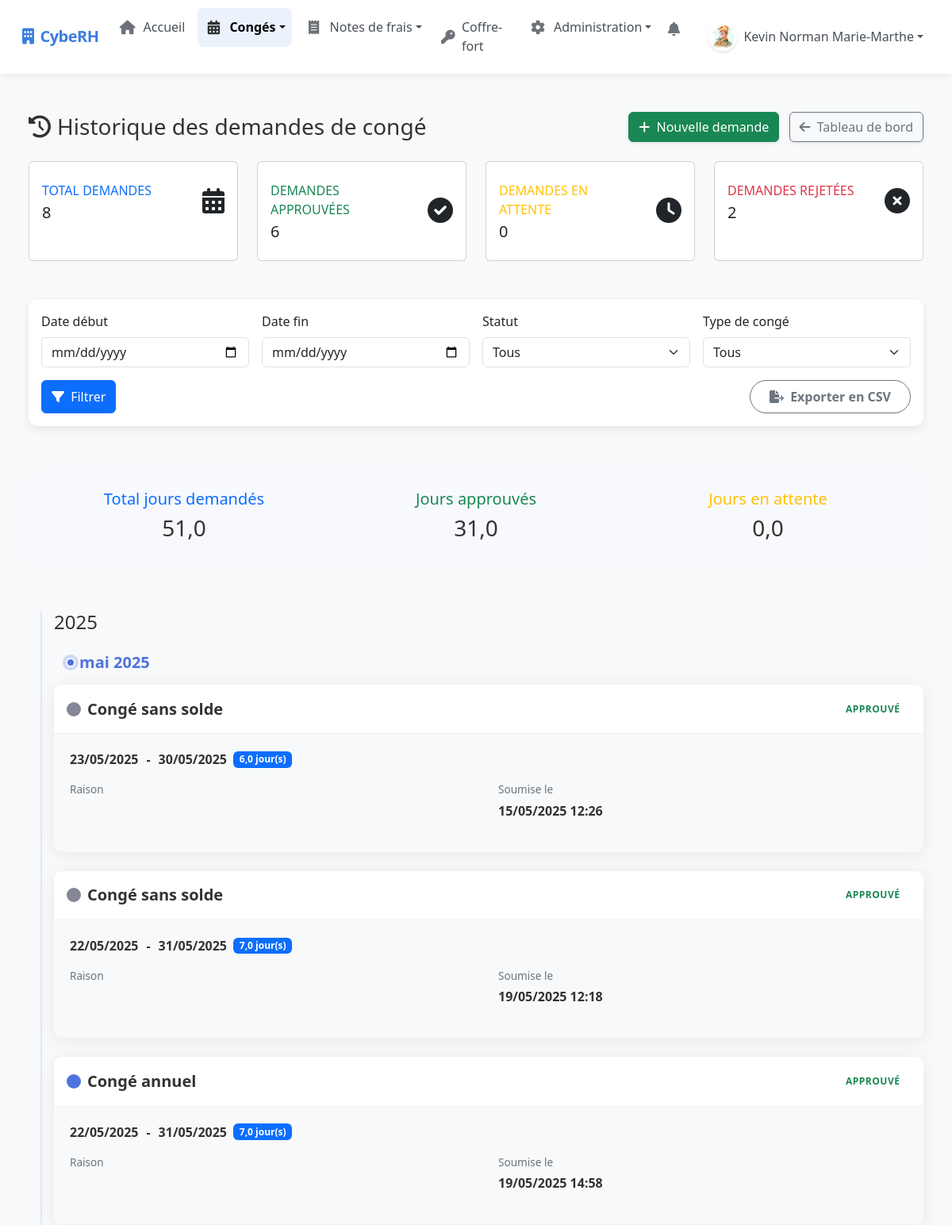
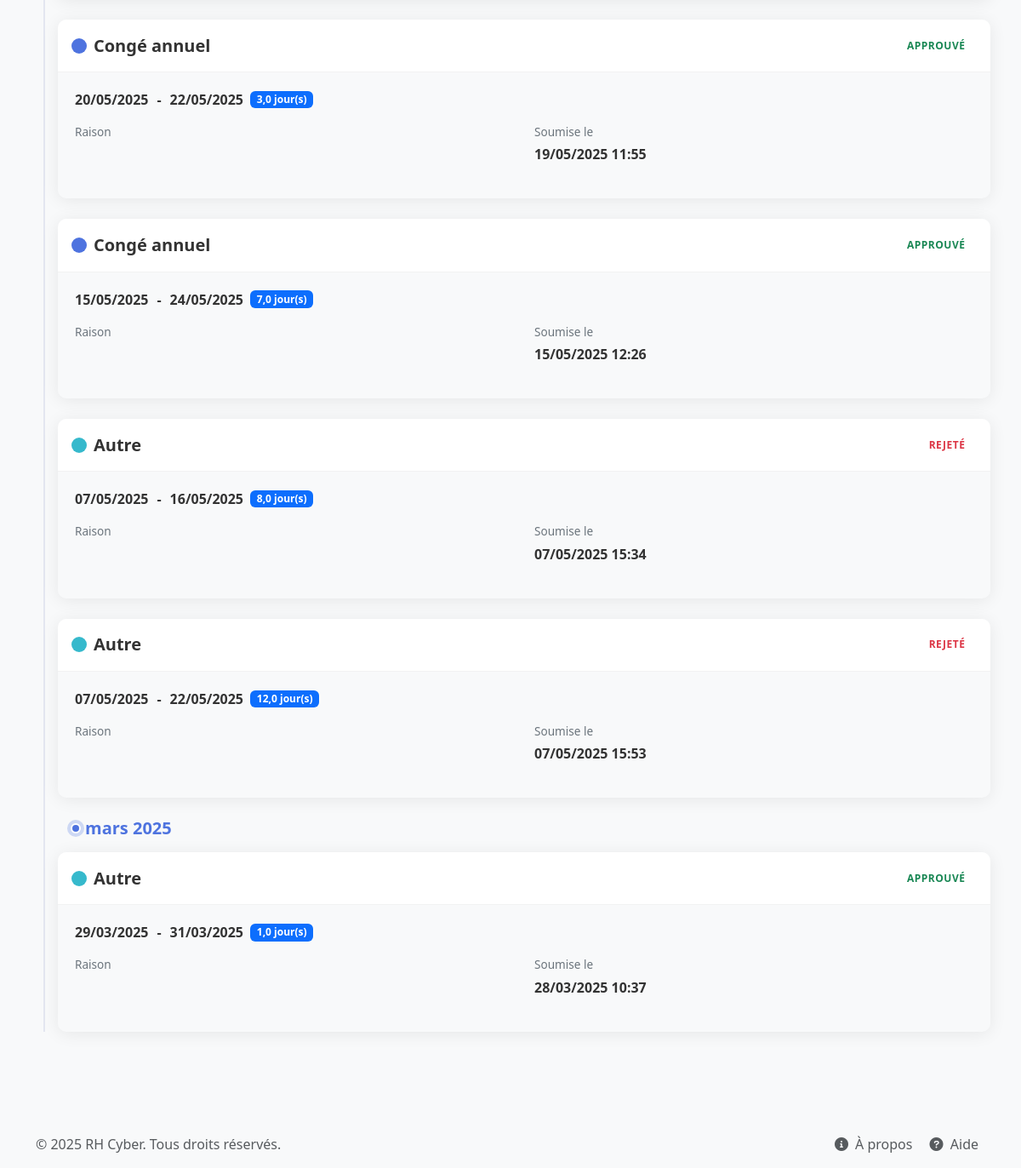
Before: /leave-history/ (signed in) with the older database file (2 pictures, top to bottom).
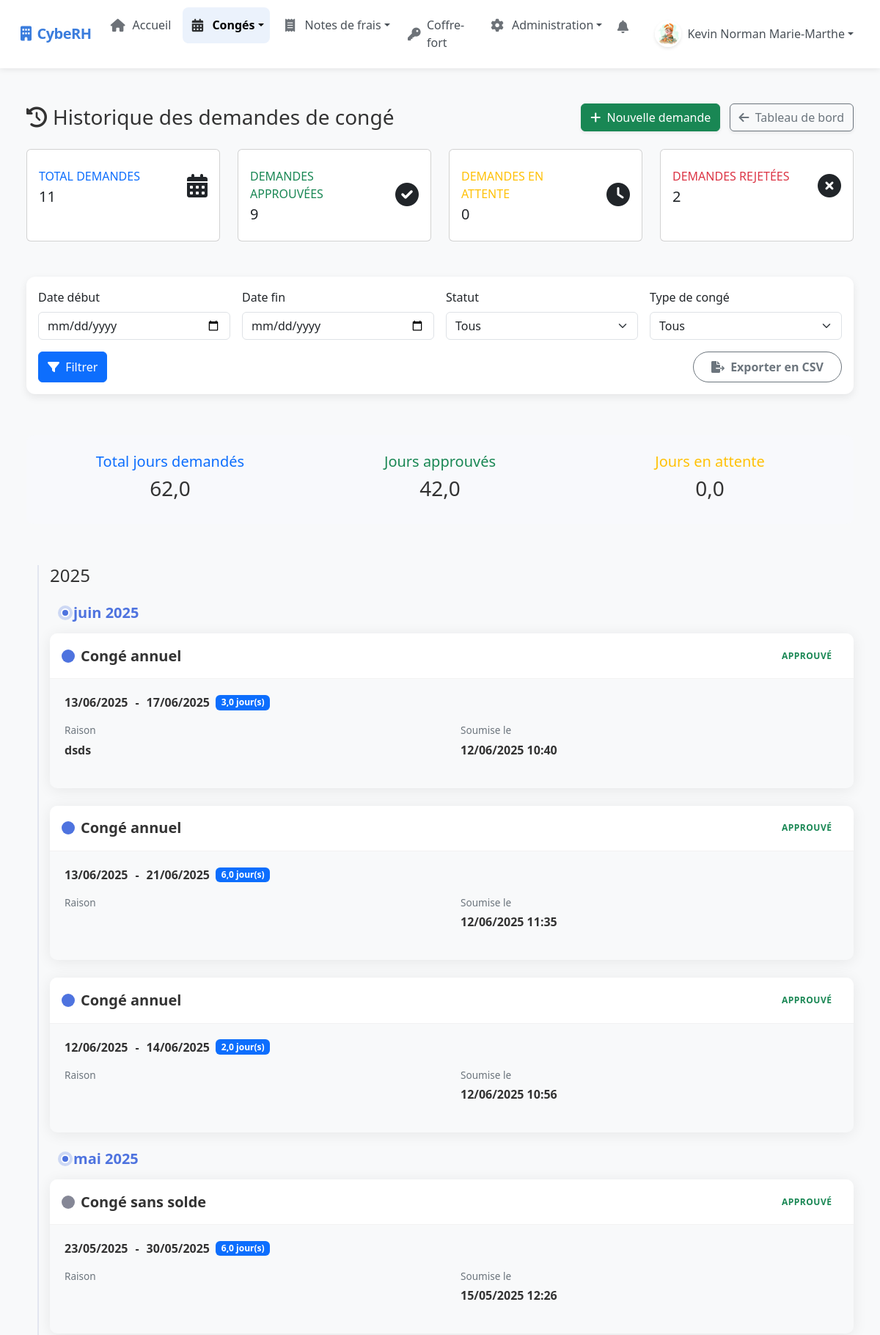
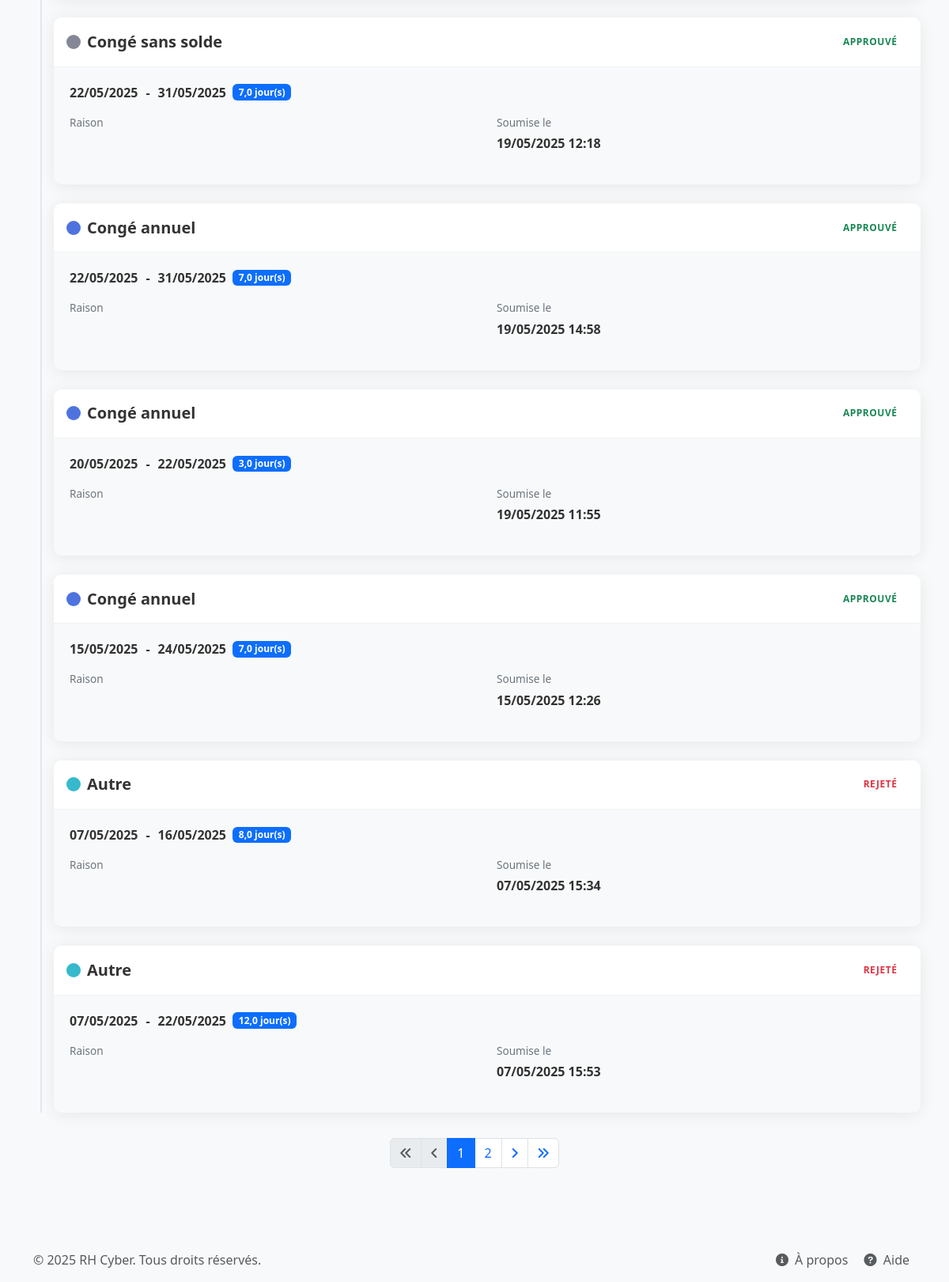
After: the same page with the newer database file (2 pictures, top to bottom).
### rh_management/models.py (models this page shows, shortened)
class LeaveRequest(models.Model):
    LEAVE_TYPES = (
        ('annual', 'Congé annuel'),
        ('sick', 'Congé maladie'),
        ('parental', 'Congé parental'),
        ('unpaid', 'Congé sans solde'),
        ('bereavement', 'Congé pour décès'),
        ('marriage', 'Congé pour mariage'),
        ('moving', 'Congé pour déménagement'),
        ('other', 'Autre')
    )
    STATUS_CHOICES = (
        ('pending', 'En attente'),
        ('approved', 'Approuvé'),
        ('rejected', 'Refusé')
    )
    HALF_DAY_PERIOD_CHOICES = (
        ('morning', 'Matin'),
        ('afternoon', 'Après-midi')
    )
    user = models.ForeignKey(User, on_delete=models.CASCADE, related_name='leave_requests')
    leave_type = models.CharField(max_length=20, choices=LEAVE_TYPES)
    start_date = models.DateField()
    end_date = models.DateField()
    half_day = models.BooleanField(default=False)
    half_day_period = models.CharField(max_length=10, choices=HALF_DAY_PERIOD_CHOICES, default='morning', blank=True)
    reason = models.TextField(blank=True, null=True)
    status = models.CharField(max_length=10, choices=STATUS_CHOICES, default='pending')
    attachment = models.FileField(upload_to='leave_attachments/', blank=True, null=True)
    created_at = models.DateTimeField(auto_now_add=True)
    updated_at = models.DateTimeField(auto_now=True)
    days_requested = models.DecimalField(max_digits=4, decimal_places=1, default=0)
    class Meta:
        ordering = ['-created_at']

### rh_management/views/leave_views.py (the view)
# urls.py: path("leave-history/", leave_history, name="leave_history"),  # Historique des demandes de congé
@login_required
def leave_history(request):
    status = request.GET.get('status', '')
    leave_type = request.GET.get('leave_type', '')
    start_date = request.GET.get('start_date', '')
    end_date = request.GET.get('end_date', '')
    sort_by = request.GET.get('sort_by', '-start_date')  # Par défaut, tri par date de début décroissante
    queryset = LeaveRequest.objects.filter(user=request.user)
    if status:
        queryset = queryset.filter(status=status)
    if leave_type:
        queryset = queryset.filter(leave_type=leave_type)
    if start_date:
        queryset = queryset.filter(start_date__gte=start_date)
    if end_date:
        queryset = queryset.filter(end_date__lte=end_date)
    queryset = queryset.order_by(sort_by)
    query_params = []
    if status:
        query_params.append(f'status={status}')
    if leave_type:
        query_params.append(f'leave_type={leave_type}')
    if start_date:
        query_params.append(f'start_date={start_date}')
    if end_date:
        query_params.append(f'end_date={end_date}')
    if sort_by != '-start_date':
        query_params.append(f'sort_by={sort_by}')
    query_string = '&'.join(query_params)
    stats = {
        'total_count': queryset.count(),
        'pending_count': queryset.filter(status='pending').count(),
        'approved_count': queryset.filter(status='approved').count(),
        'rejected_count': queryset.filter(status='rejected').count(),
        'total_days': sum(leave.days_requested for leave in queryset),
        'approved_days': sum(leave.days_requested for leave in queryset.filter(status='approved')),
        'pending_days': sum(leave.days_requested for leave in queryset.filter(status='pending')),
    }
    paginator = Paginator(queryset, 10)  # 10 items par page
    page_number = request.GET.get('page', 1)
    leave_requests = paginator.get_page(page_number)
    context = {
        'leave_requests': leave_requests,
        'stats': stats,
        'filters': {
            'status': status,
            'leave_type': leave_type,
            'start_date': start_date,
            'end_date': end_date,
            'sort_by': sort_by,
            'query_string': query_string
        }
    }
    return render(request, 'rh_management/leave_history.html', context)

### templates/rh_management/leave_history.html (shortened to what the changed rows need)
{% extends "base.html" %}
{% load custom_filters %}
{% block content %}
<div class="container-fluid py-4">
    <div class="d-sm-flex align-items-center justify-content-between mb-4">
        <h1 class="h3 mb-0 text-gray-800"><i class="fas fa-history me-2"></i>Historique des demandes de congé</h1>
    </div>
    <div class="row mb-4">
        <div class="col-xl-3 col-md-6 mb-4">
            <div class="stats-card card border-left-primary h-100 py-2">
                <div class="card-body">
                    <div class="row no-gutters align-items-center">
                        <div class="col mr-2">
                            <div class="text-xs font-weight-bold text-primary text-uppercase mb-1">
                                Total demandes</div>
                            <div class="h5 mb-0 font-weight-bold text-gray-800">{{ stats.total_count }}</div>
                        </div>
                    </div>
                </div>
            </div>
        </div>
        <div class="col-xl-3 col-md-6 mb-4">
            <div class="stats-card card border-left-success h-100 py-2">
                <div class="card-body">
                    <div class="row no-gutters align-items-center">
                        <div class="col mr-2">
                            <div class="text-xs font-weight-bold text-success text-uppercase mb-1">
                                Demandes approuvées</div>
                            <div class="h5 mb-0 font-weight-bold text-gray-800">{{ stats.approved_count }}</div>
                        </div>
                    </div>
                </div>
            </div>
        </div>
    </div>
    <div class="row mb-4">
        <div class="col-md-12">
            <div class="stats-summary">
                <div class="row">
                    <div class="col-md-4 text-center">
                        <h5 class="text-primary">Total jours demandés</h5>
                        <h3 class="font-weight-bold">{{ stats.total_days|floatformat:1 }}</h3>
                    </div>
                    <div class="col-md-4 text-center">
                        <h5 class="text-success">Jours approuvés</h5>
                        <h3 class="font-weight-bold">{{ stats.approved_days|floatformat:1 }}</h3>
                    </div>
                </div>
            </div>
        </div>
    </div>
    {% if leave_requests %}
    <div class="timeline-container">
        {% regroup leave_requests by start_date.year as leave_by_year %}
        {% for year_group in leave_by_year %}
            <h4 class="year-divider mb-4">{{ year_group.grouper }}</h4>
            {% regroup year_group.list by start_date|date:"F Y" as leave_by_month %}
            {% for month_group in leave_by_month %}
                <h5 class="month-divider mb-3">{{ month_group.grouper }}</h5>
                {% for leave_request in month_group.list %}
                <div class="leave-card">
                    <div class="card-header">
                        <div class="d-flex align-items-center">
                            <div class="leave-type-badge {{ leave_request.leave_type }}"></div>
                            <h5 class="mb-0 fw-bold">{{ leave_request.get_leave_type_display }}</h5>
                        </div>
                        <span class="status-badge bg-{% if leave_request.status == 'pending' %}warning{% elif leave_request.status == 'approved' %}success{% elif leave_request.status == 'rejected' %}danger{% endif %}-light text-{% if leave_request.status == 'pending' %}warning{% elif leave_request.status == 'approved' %}success{% elif leave_request.status == 'rejected' %}danger{% endif %}">
                            {% if leave_request.status == 'pending' %}En attente
                            {% elif leave_request.status == 'approved' %}Approuvé
                            {% elif leave_request.status == 'rejected' %}Rejeté{% endif %}
                        </span>
                    </div>
                    <div class="card-body">
                        <div class="date-range-display">
                            <span>{{ leave_request.start_date|date:"d/m/Y" }}</span>
                            <span class="divider">-</span>
                            <span>{{ leave_request.end_date|date:"d/m/Y" }}</span>
                            <span class="ms-2 badge bg-primary">{{ leave_request.days_requested }} jour(s)</span>
                        </div>
                        <div class="row mt-3">
                            <div class="col-md-6">
                                <div class="leave-details">
                                    <div class="detail-label">Raison</div>
                                    <div class="detail-value">{{ leave_request.reason }}</div>
                                </div>
                            </div>
                            <div class="col-md-6">
                                <div class="leave-details">
                                    <div class="detail-label">Soumise le</div>
                                    <div class="detail-value">{{ leave_request.created_at|date:"d/m/Y H:i" }}</div>
                                </div>
                            </div>
                        </div>
                    </div>
                </div>
                {% endfor %}
            {% endfor %}
        {% endfor %}
    </div>
    {% endif %}
    {% if leave_requests.has_other_pages %}
    <nav aria-label="Pagination">
        <ul class="pagination justify-content-center">
            {% if leave_requests.has_previous %}
            <li class="page-item">
                <a class="page-link" href="?page=1{% if filters.query_string %}&{{ filters.query_string }}{% endif %}">
                    <i class="fas fa-angle-double-left"></i>
                </a>
            </li>
            <li class="page-item">
                <a class="page-link" href="?page={{ leave_requests.previous_page_number }}{% if filters.query_string %}&{{ filters.query_string }}{% endif %}">
                    <i class="fas fa-angle-left"></i>
                </a>
            </li>
            {% else %}
            <li class="page-item disabled">
                <span class="page-link"><i class="fas fa-angle-double-left"></i></span>
            </li>
            <li class="page-item disabled">
                <span class="page-link"><i class="fas fa-angle-left"></i></span>
            </li>
            {% endif %}
            {% for num in leave_requests.paginator.page_range %}
            {% if leave_requests.number == num %}
            <li class="page-item active"><span class="page-link">{{ num }}</span></li>
            {% elif num > leave_requests.number|add:'-3' and num < leave_requests.number|add:'3' %}
            <li class="page-item">
                <a class="page-link" href="?page={{ num }}{% if filters.query_string %}&{{ filters.query_string }}{% endif %}">{{ num }}</a>
            </li>
            {% endif %}
            {% endfor %}
            {% if leave_requests.has_next %}
            <li class="page-item">
                <a class="page-link" href="?page={{ leave_requests.next_page_number }}{% if filters.query_string %}&{{ filters.query_string }}{% endif %}">
                    <i class="fas fa-angle-right"></i>
                </a>
            </li>
            <li class="page-item">
                <a class="page-link" href="?page={{ leave_requests.paginator.num_pages }}{% if filters.query_string %}&{{ filters.query_string }}{% endif %}">
                    <i class="fas fa-angle-double-right"></i>
                </a>
            </li>
            {% endif %}
        </ul>
    </nav>
    {% endif %}
</div>
{% endblock %}

Changed rows visible on the page:
no longer on this page (row unchanged): LeaveRequest: leave_type "Autre", status "APPROUVÉ", start_date "29/03/2025", end_date "31/03/2025", days_requested "1,0", created_at "28/03/2025 10:37", shown under "mars 2025"
added LeaveRequest: leave_type "Congé annuel", status "APPROUVÉ", start_date "13/06/2025", end_date "17/06/2025", days_requested "3,0", reason "dsds", created_at "12/06/2025 10:40", shown under "juin 2025"
added LeaveRequest: leave_type "Congé annuel", status "APPROUVÉ", start_date "13/06/2025", end_date "21/06/2025", days_requested "6,0", created_at "12/06/2025 11:35", shown under "juin 2025"
added LeaveRequest: leave_type "Congé annuel", status "APPROUVÉ", start_date "12/06/2025", end_date "14/06/2025", days_requested "2,0", created_at "12/06/2025 10:56", shown under "juin 2025"
Other visible differences:
{{ stats.total_count }}: "8" → "11"
{{ stats.approved_count }}: "6" → "9"
{{ stats.total_days|floatformat:1 }}: "51,0" → "62,0"
{{ stats.approved_days|floatformat:1 }}: "31,0" → "42,0"
list line gone: "mars 2025"
new list line: "juin 2025"
new list line: "1"
new list line: "2"
